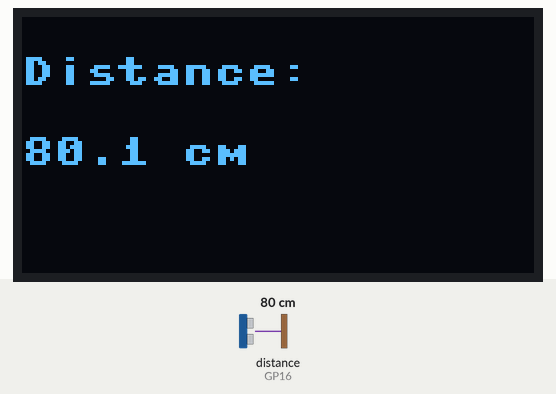
A program run on a simulated Raspberry Pi Pico running MicroPython. Shown: 128×64 one-colour display. The inputs (shaded band) are chosen by the test bench; at power-on: distance to the obstacle (sensor on GP16) 80 cm. The echo pulse lasts 58.3 µs per cm; library files of the repository ran but are not shown: ssd1306.py, hcsr04.py; what the program prints to the serial console is not drawn.

Above: at 1.3 s.
1.4 s: distance to the obstacle (sensor on GP16) set to 2 cm
At 2.8 s:
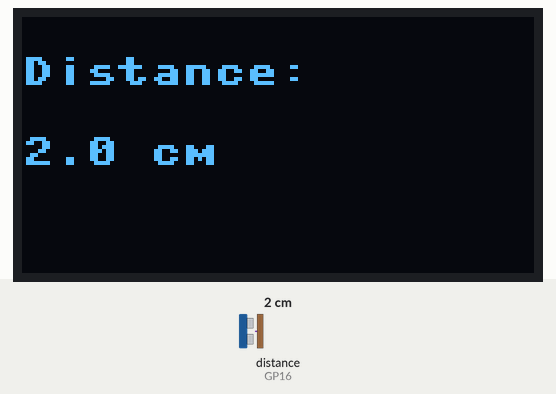
3.7 s: distance to the obstacle (sensor on GP16) set to 4 cm
At 5.0 s:
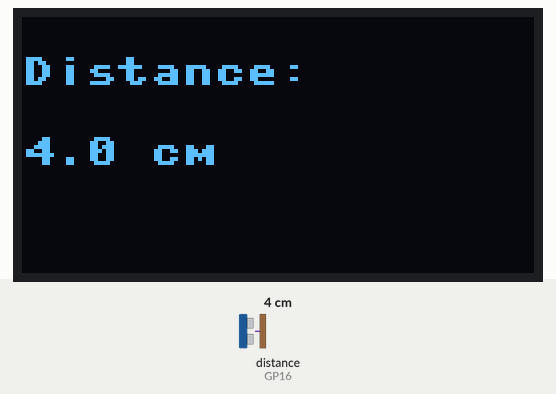
5.7 s: distance to the obstacle (sensor on GP16) set to 9 cm
At 7.2 s:
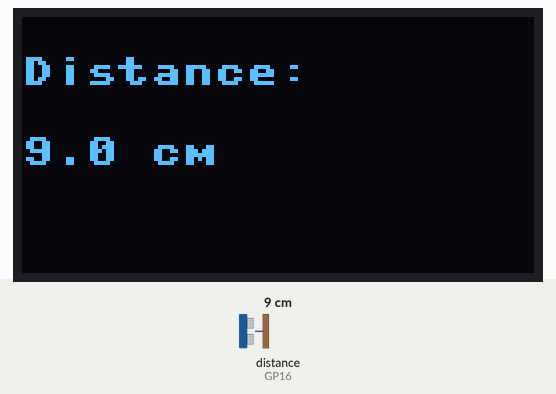
Timing chart, 0 to 8.7 s (numbered marks = the images above; inputs shaded):
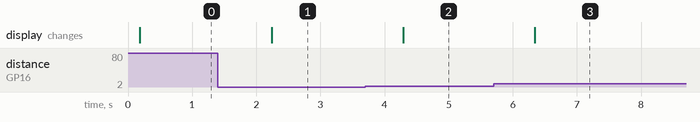

Measured:
- after the input at 1.4 s, the display: changes after 0.84 s (image 1)
- after the input at 3.7 s, the display: changes after 0.59 s (image 2)
- after the input at 5.7 s, the display: changes after 0.64 s (image 3)

The program:

main.py
```python
# see:
# https://randomnerdtutorials.com/raspberry-pi-pico-hc-sr04-micropython/
#
# if you want to re-create this project at your own computer,
# make sure to have the files main.py, ssd1306.py and hcsr04.py in your folder.
# drivers are from:
# https://github.com/micropython/micropython-lib/tree/master/micropython/drivers/display/ssd1306
# https://github.com/rsc1975/micropython-hcsr04
#
from machine import Pin, I2C
import ssd1306
import time
from hcsr04 import HCSR04

time.sleep(0.1) # Wait for USB to become ready

# I2C setup: using I2C1 with GP2 (SDA) and GP3 (SCL)
i2c = I2C(1, scl=Pin(3), sda=Pin(2), freq=400000)

# Scan for devices
devices = i2c.scan()
if devices:
    print("I2C devices found:", [hex(dev) for dev in devices])
else:
    print("No I2C devices found")

# Initialize display (most SSD1306 are 128x64, some are 128x32)
oled_width = 128
oled_height = 64
oled = ssd1306.SSD1306_I2C(oled_width, oled_height, i2c)

# Initialize the HC-SR04 sensor with trigger on GPIO 27 and echo on GPIO 28
sensor = HCSR04(trigger_pin=17, echo_pin=16, echo_timeout_us=30000)

# Clear the display
oled.fill(0)

# Show some text
oled.text('Distance:', 0, 0)

# Update the display
oled.show()

while True:
    try:
        # Measure distance in centimeters
        distance_cm = sensor.distance_cm()
        # Convert distance from centimeters to inches
        #distance_inch = distance_cm * 0.393701
        #print('Distance: {:.2f} cm'.format(distance_cm))
        # Measure distance in millimeters
        #distance_mm = sensor.distance_mm()
        #print('Distance: {} mm'.format(distance_mm))

        oled.fill(0)
        oled.text("Distance:", 0, 10)
        oled.text("{:.1f} cm".format(distance_cm), 0, 30)
        oled.show()

    except OSError as e:
        print('Error:', e)

    # catch an KeyboardInterrupt:
    except KeyboardInterrupt:
        print("Keyboard Interrupt received")
        break # exit the loop

    # Wait 1 second before the next measurement
    try:
        time.sleep(1)
    # catch an KeyboardInterrupt:
    except KeyboardInterrupt:
        print("Keyboard Interrupt received")
        break # exit the loop

# after finished, clear the screen
oled.fill(0)
oled.show()
```
